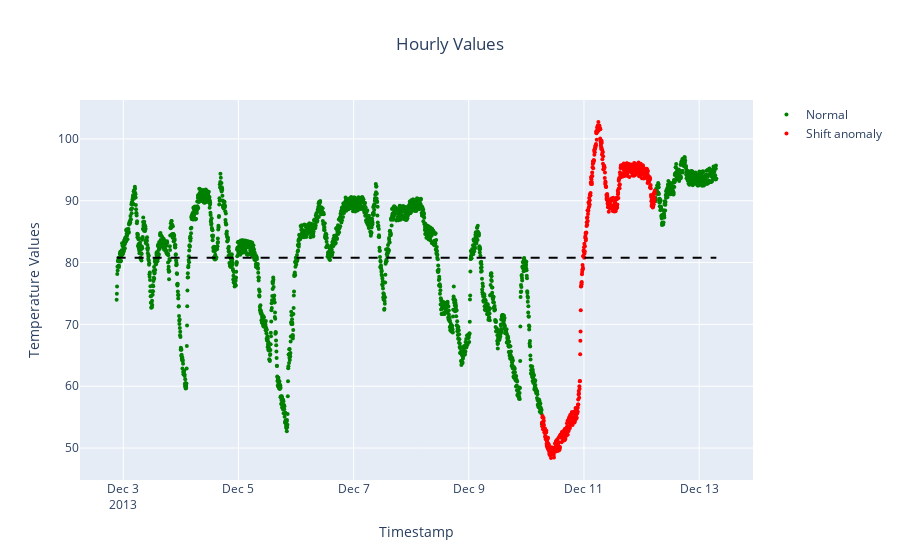

Notebook code cell kept with this figure:
### Markdown cell above
In this example we analyzed *machine_temperature_system_failure* from [Numenta Anomaly Benchmark](https://github.com/numenta/NAB/blob/master/data/realKnownCause/machine_temperature_system_failure.csv).
The dataset comprises information gathered by a temperature sensor monitoring an component of a large industrial machine.

### Code cell
import plotly.graph_objects as go
import pandas as pd

#Load dataset
df = pd.read_csv("https://raw.githubusercontent.com/numenta/NAB/master/data/realKnownCause/machine_temperature_system_failure.csv")

df = df[0:3000]

#anomalies labels
anomaly_points = [
        ["2013-12-10 06:25:00.000000","2013-12-12 05:35:00.000000"],
    ]

df['anomaly'] = 0

for start, end in anomaly_points:
    df.loc[((df['timestamp'] > start) & (df['timestamp'] < end)), 'anomaly'] = 1

# Define a list of colors, where 'green' is used to represent non-anomaly points and 'red' is used to represent anomaly points
colors = ['green' if a == 0 else 'red' for a in df['anomaly']]

# Define a new plot with 'timestamp' as the x-axis and 'value' as the y-axis.
fig = go.Figure()

# Add the non-anomaly points with green color
fig.add_trace(go.Scatter(
    x=df[df['anomaly'] == 0]['timestamp'],
    y=df[df['anomaly'] == 0]['value'],
    mode='markers',
    marker=dict(color='green', size=4),
    name='Normal'  # Legend label for good data points
))

# Add the anomaly points with red color
fig.add_trace(go.Scatter(
    x=df[df['anomaly'] == 1]['timestamp'],
    y=df[df['anomaly'] == 1]['value'],
    mode='markers',
    marker=dict(color='red', size=4),
    name='Shift anomaly'  # Legend label for anomaly data points
))

# Add a horizontal line representing the mean value
mean_value = df['value'].mean()
fig.add_shape(
    type='line',
    x0=df['timestamp'].min(),
    y0=mean_value,
    x1=df['timestamp'].max(),
    y1=mean_value,
    line=dict(color='black', dash='dash'),
    name='Mean Value'  # Legend label for the mean line
)

# Set the title and axis labels for the plot, and show the legend
fig.update_layout(
    title=dict(text='Hourly Values', x=0.5),
    xaxis_title='Timestamp',
    yaxis_title='Temperature Values',
    showlegend=True,
)

# Display the plot.
fig.show()

### Figure 1 — Plotly figure (JSON) as saved in the notebook; plotly's stock layout.template omitted (floating-point values rounded to 4 significant figures; data arrays with more than 128 entries replaced by an {"elided": "..."} marker saying what was removed)
{"data": [{"marker": {"color": "green", "size": 4}, "mode": "markers", "name": "Normal", "type": "scatter", "x": {"elided": "2434 str values"}, "y": {"elided": "2434 float values"}}, {"marker": {"color": "red", "size": 4}, "mode": "markers", "name": "Shift anomaly", "type": "scatter", "x": {"elided": "566 str values"}, "y": {"elided": "566 float values"}}], "layout": {"shapes": [{"line": {"color": "black", "dash": "dash"}, "name": "Mean Value", "type": "line", "x0": "2013-12-02 21:15:00", "x1": "2013-12-13 07:10:00", "y0": 80.76, "y1": 80.76}], "showlegend": true, "title": {"text": "Hourly Values", "x": 0.5}, "xaxis": {"title": {"text": "Timestamp"}}, "yaxis": {"title": {"text": "Temperature Values"}}}}
